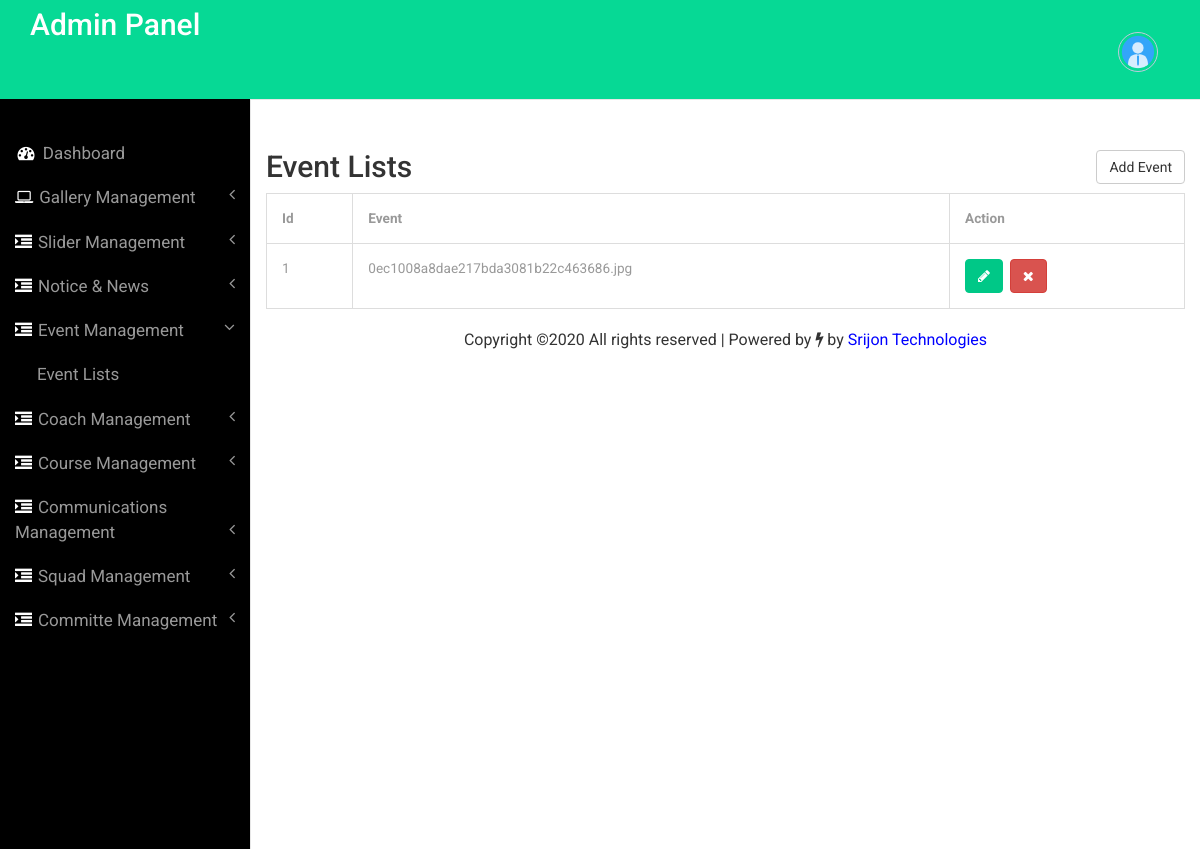
Page /admin/eventlist.php (signed in) on the earlier database version.
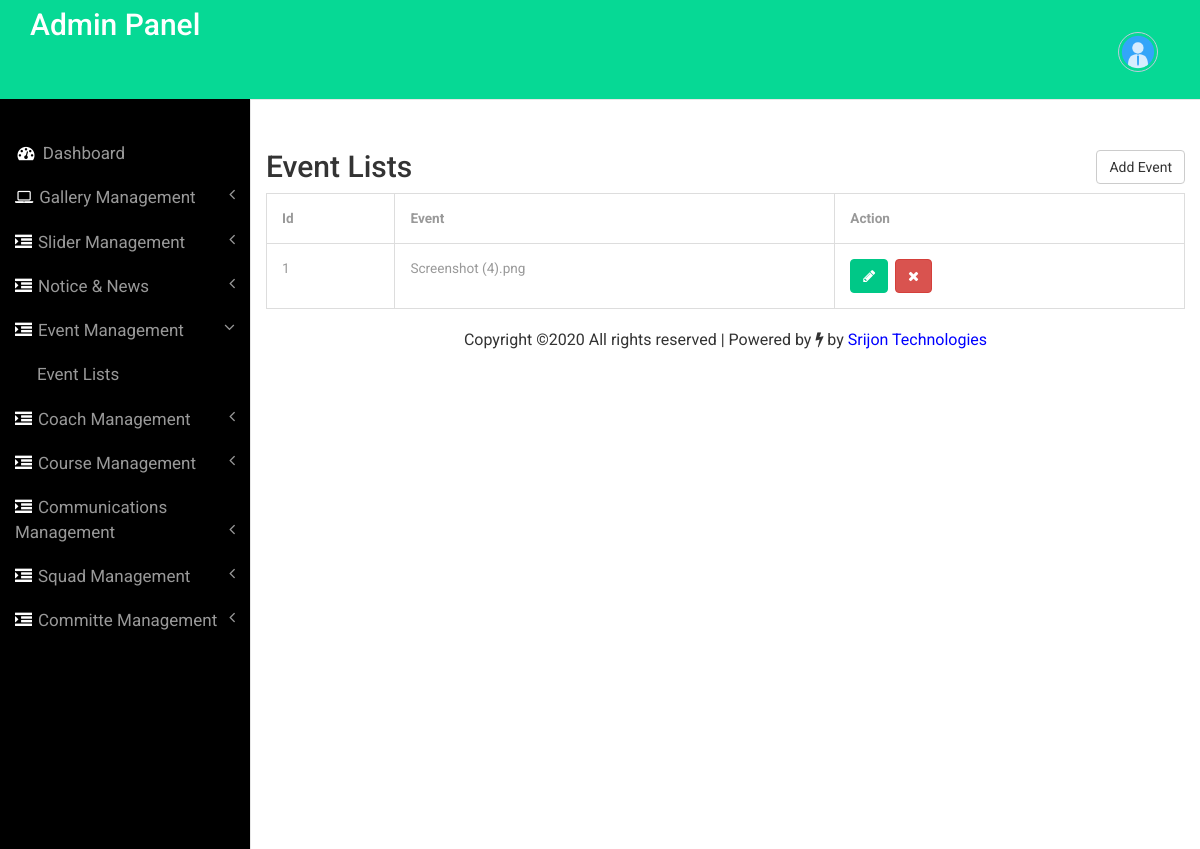
Same page on the later database version.
### tables this page shows
CREATE TABLE `tbl_event` (
  `Id` int(11) NOT NULL,
  `event` varchar(255) NOT NULL
);

### admin/eventlist.php (the view, shortened to what this page needs)
<?php
include('includes/config.php');
if(strlen($_SESSION['alogin'])==0)
	{
header('location:dashoard.php');
}
else{
	?>
<!DOCTYPE HTML>
<html>
<head>
  <link href="css/bootstrap.min.css" rel='stylesheet' type='text/css' />
  <link href="css/style.css" rel='stylesheet' type='text/css' />
  <link href="css/font-awesome.css" rel="stylesheet">
</head>
<body>
  <div id="wrapper">
    <nav class="top1 navbar navbar-default navbar-static-top" role="navigation" style="margin-bottom: 0">
      <?php include('includes/sidebar.php'); ?>
    </nav>
    <div id="page-wrapper">
      <div class="container">
        <div class="margin">
          <div class="row">
            <div class="col-md-6">
              <h2>Event Lists</h2>
            </div>
            <div class="col-md-6"><a href="addevent.php"><button type="submit" class="btn btn-default">Add
                  Event</button></a></div>
          </div>
        </div>
        <table class="table table-bordered">
          <thead>
            <tr>
              <th>Id</th>
              <th>Event</th>
              <th>Action</th>
            </tr>
          </thead>
          <tbody>
            <?php $sql = "SELECT * from tbl_event";
$query = $dbh -> prepare($sql);
$query->execute();
$results=$query->fetchAll(PDO::FETCH_OBJ);
$cnt=1;
if($query->rowCount() > 0)
{
foreach($results as $result)
{				?>
            <tr>
              <td><?php echo $cnt?></td>
              <td><?php echo $result->event ?></td>
              <td><a href="updateevent.php?eid=<?php echo $result->Id ?>" class="btn btn-primary"
                  title="" data-toggle="tooltip" data-original-title="Edit"><i class="fa fa-pencil"></i></a>&nbsp;
                <a href="eventlist.php?eid=<?php echo $result->Id ?>"
                  onclick="return confirm('Do you really want to delete')" id="4" class="btn btn-danger delete-btn"
                  title="Delete" data-toggle="tooltip"><i class="fa fa-times"></i></a>&nbsp;</td>
            </tr>
            <?php $cnt=$cnt+1;} }?>
          </tbody>
        </table>
      </div>
      <?php include('includes/copyright.php') ?>
    </div>
  </div>
  <link href="css/custom.css" rel="stylesheet">
</body>
</html>
<?php  }?>

Differences in the rows shown:
changed tbl_event: event "0ec1008a8dae217bda3081b22c463686.jpg" → "Screenshot (4).png"
